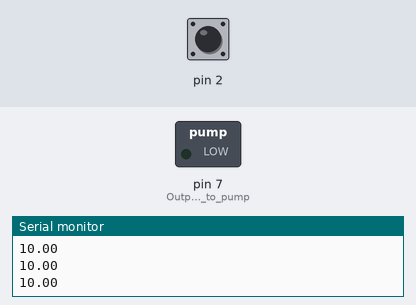
A sketch run on a simulated Arduino Uno, built with avr-gcc and run on an emulated ATmega328P. On the bench: switched loads named in the sketch (green lamp = pin HIGH), the last lines printed to the serial monitor. The test bench sets the inputs (shaded band); at power-on: pin 2 HIGH.

Above: at 1.2 s.
1.3 s: pin 2 pulled LOW for 0.15 s
At 1.9 s:
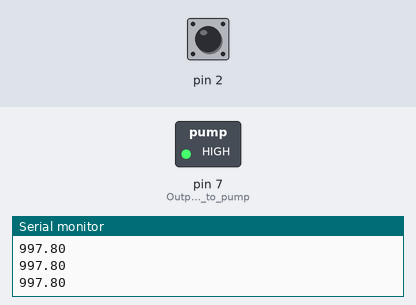
3.6 s: pin 2 pulled LOW for 1 s
At 6.4 s:
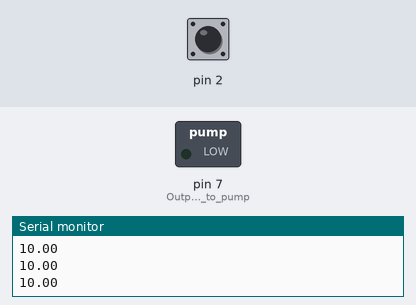
6.7 s: pin 2 pulled LOW for 3.2 s
At 7.7 s:
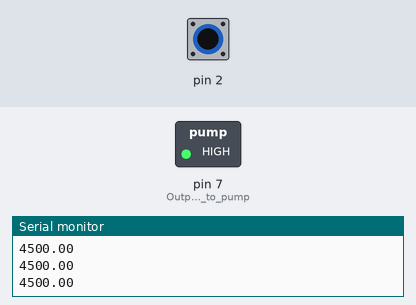
Timing chart, 0 to 12.1 s (numbered marks = the images above; inputs shaded):
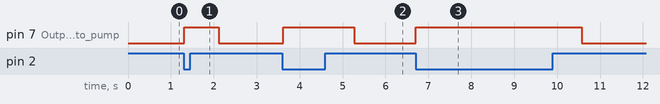

Measured:
- after the input at 1.3 s, pin 7 (Output_pin_to_pump): LOW → HIGH at once, → LOW 0.81 s later
- after the input at 3.6 s, pin 7 (Output_pin_to_pump): LOW → HIGH at once, → LOW 1.7 s later
- after the input at 6.7 s, pin 7 (Output_pin_to_pump): LOW → HIGH at once, → LOW 3.9 s later

The sketch:

birdBathCapTouch.ino
```cpp
// The code for the capacitive touch activated bird bath
// Max Sorin
#include <CapacitiveSensor.h>
#define ROLLING_AVG_SAMPLE 50 // This is the array buffer size
CapacitiveSensor capSensor = CapacitiveSensor(4, 2); // Pin 4 sends electrical energy, pin 2 recieves electrical energy
// Thresholds for turning on and off the pump
int threshold  = 50; // The arduino threshold for enabling and disabling the pump
long currSum = 0; // This must be a long or else it will overflow and give negative values and unexpected performance
float mvgAvg = 0;
int arr[ROLLING_AVG_SAMPLE] = {0}; // Initialize an array of 100 with all zeroes

void setup() {
  // put your setup code here, to run once:
  Serial.begin(9600);
  pinMode(7, OUTPUT); // Output pin to pump

}

void loop() {
  // put your main code here, to run repeatedly:
  long sensorValue = capSensor.capacitiveSensor(30);

  //Serial.println(sensorValue);
  Serial.println(mvgAvg); // Debug value for moving average

  // Moving Average calculation
  static int index = 0;
  currSum -= arr[index];
  currSum += sensorValue;
  arr[index] = sensorValue;
  index += 1;

  mvgAvg = currSum / (float)ROLLING_AVG_SAMPLE;

  if (index >= ROLLING_AVG_SAMPLE)
  {
    index = 0; // Keeps our circular buffer circular
  }

  if (mvgAvg > threshold)
  {
    digitalWrite(7, HIGH); // Enable the pump
  }
  else
  {
      digitalWrite(7, LOW); // Disable the pump
  }

  delay(10);
}
```
